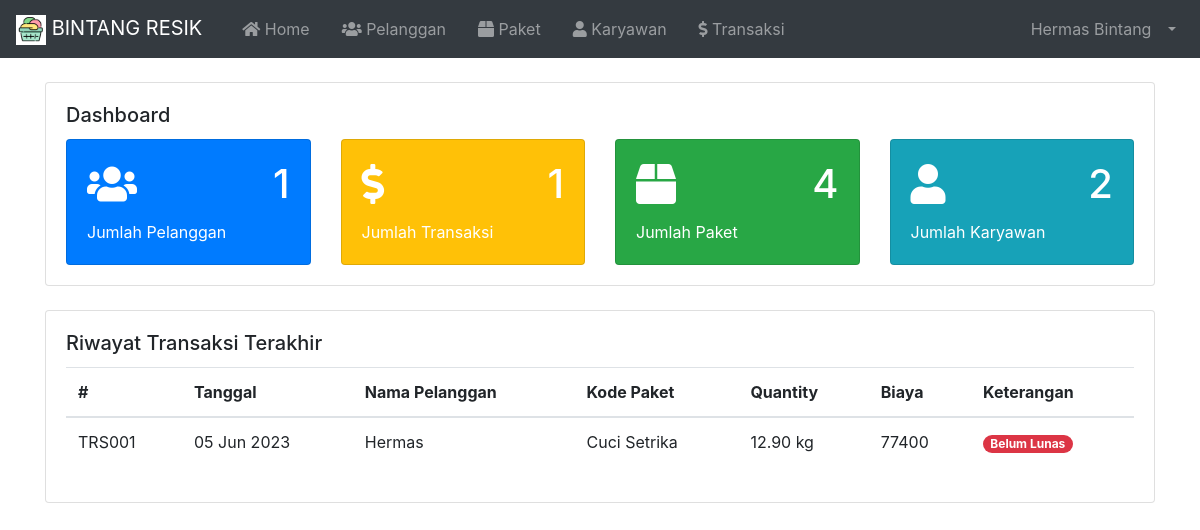
The page /index.php (signed in) on the database as committed earlier.
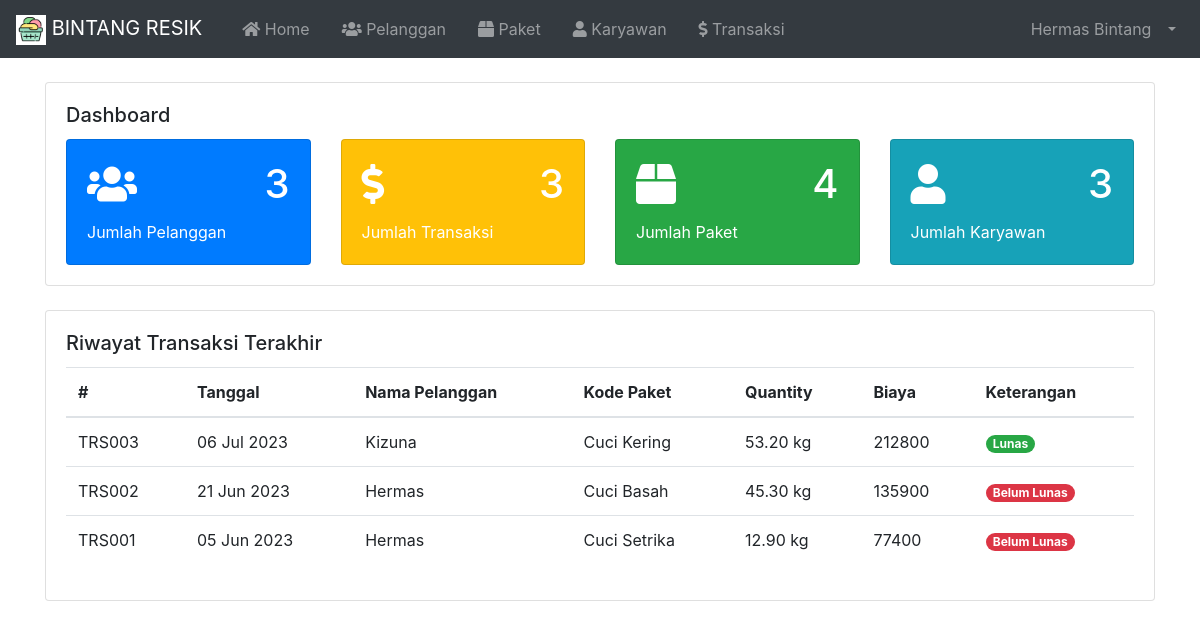
The same page on the database as committed later.
### tables this page shows
CREATE TABLE `tbl_transaksi` (
  `id` varchar(10) NOT NULL,
  `tanggal` varchar(20) NOT NULL,
  `id_pelanggan` varchar(10) NOT NULL,
  `kd_paket` varchar(10) NOT NULL,
  `qty` decimal(5,2) NOT NULL,
  `biaya` int(11) NOT NULL,
  `bayar` int(11) NOT NULL,
  `kembalian` int(11) NOT NULL
);

CREATE TABLE `tbl_pelanggan` (
  `id` varchar(10) NOT NULL,
  `nama` varchar(100) NOT NULL,
  `alamat` varchar(255) NOT NULL,
  `no_hp` varchar(20) NOT NULL
);

CREATE TABLE `tbl_paket` (
  `id` varchar(10) NOT NULL,
  `paket` varchar(100) NOT NULL,
  `harga_kilo` int(11) NOT NULL,
  `deskripsi` varchar(255) NOT NULL
);

### index.php (called while the page is built, shortened)
<?php
  require 'load/config.php';
  require 'load/function.php';
?>
<?php require_once 'header.php'; ?>
<?php require 'content.php'; ?>
<?php require_once 'footer.php'; ?>

### load/function.php (called while the page is built, shortened)
<?php
  require 'config.php';
  function numData( $tabel ) {
    global $koneksi;
    $num = mysqli_query($koneksi, "SELECT * FROM $tabel");
    return mysqli_num_rows($num);
  }
  function numQueryData( $query ) {
    global $koneksi;
    $num = mysqli_query($koneksi, $query);
    return mysqli_num_rows($num);
  }
  function viewDatas( $query ) {
    global $koneksi;
    $result = mysqli_query($koneksi, $query);
    $rows = [];
      while ($row = mysqli_fetch_assoc($result)) {
        $rows[] = $row;
      }
    return $rows;
  }
?>

### page/home.php (the view)
<?php
  $query = "SELECT tbl_transaksi.id, tbl_transaksi.tanggal ,tbl_pelanggan.nama, tbl_paket.paket, tbl_transaksi.qty, tbl_transaksi.biaya, tbl_transaksi.bayar, tbl_transaksi.kembalian
            FROM tbl_transaksi
            INNER JOIN tbl_pelanggan
            ON tbl_transaksi.id_pelanggan = tbl_pelanggan.id
            INNER JOIN tbl_paket
            ON tbl_transaksi.kd_paket = tbl_paket.id
						ORDER BY tbl_transaksi.id DESC
						LIMIT 5"
?>
<div class="container container-fluid">
	<div class="card mt-4 mb-4">
		<div class="card-body">
			<h5 class="card-title">Dashboard</h5>
			<div class="row">
				<div class="col-md">
					<div class="card text-white bg-primary" style="max-width: 18rem;">
						<div class="card-body">
							<h1 class="card-title d-flex align-items-center justify-content-between">
								<i class="fas fa-users"></i>
								<span class="text-right"><?= numData("tbl_pelanggan"); ?></span>
							</h1>
							<p class="card-text">Jumlah Pelanggan</p>
						</div>
					</div>
				</div>
				<div class="col-md">
					<div class="card text-white bg-warning" style="max-width: 18rem;">
						<div class="card-body">
							<h1 class="card-title d-flex align-items-center justify-content-between">
								<i class="fas fa-dollar-sign"></i>
								<span class="text-right"><?= numData('tbl_transaksi'); ?></span>
							</h1>
							<p class="card-text">Jumlah Transaksi</p>
						</div>
					</div>
				</div>
				<div class="col-md">
					<div class="card text-white bg-success" style="max-width: 18rem;">
						<div class="card-body">
							<h1 class="card-title d-flex align-items-center justify-content-between">
								<i class="fas fa-box"></i>
								<span class="text-right"><?= numData('tbl_paket'); ?></span>
							</h1>
							<p class="card-text">Jumlah Paket</p>
						</div>
					</div>
				</div>
				<div class="col-md">
					<div class="card text-white bg-info" style="max-width: 18rem;">
						<div class="card-body">
							<h1 class="card-title d-flex align-items-center justify-content-between">
								<i class="fas fa-user"></i>
								<span class="text-right"><?= numQueryData("SELECT * FROM tbl_karyawan WHERE tbl_karyawan.role = 'Karyawan'"); ?></span>
							</h1>
							<p class="card-text">Jumlah Karyawan</p>
						</div>
					</div>
				</div>
			</div>
		</div>
	</div>
	<div class="card mb-4">
		<div class="card-body">
			<h5 class="card-title">Riwayat Transaksi Terakhir</h5>
			<table class="table">
				<thead>
					<tr>
						<th>#</th>
						<th>Tanggal</th>
						<th>Nama Pelanggan</th>
						<th>Kode Paket</th>
						<th>Quantity</th>
						<th>Biaya</th>
						<th>Keterangan</th>
					</tr>
				</thead>
				<tbody>
					<?php $transaksi = viewDatas($query); ?>
					<?php foreach($transaksi as $data) : ?>
					<tr>
						<td><?= $data['id']; ?></td>
						<td><?= $data['tanggal']; ?></td>
						<td><?= $data['nama']; ?></td>
						<td><?= $data['paket']; ?></td>
						<td><?= $data['qty']; ?> kg</td>
						<td><?= $data['biaya']; ?></td>
						<td>
						<?php
							if ( $data['kembalian'] < 0 ) {
								echo "<span class='badge badge-pill badge-danger'>Belum Lunas</span>";
							} else {
								echo "<span class='badge badge-pill badge-success'>Lunas</span>";
							}
						?>
						</td>
					</tr>
					<?php endforeach; ?>
				</tbody>
			</table>
		</div>
	</div>
</div>

Rows that differ between the two databases and show on the page:
added tbl_transaksi: id "TRS003", tanggal "06 Jul 2023", id_pelanggan.nama "Kizuna", kd_paket.paket "Cuci Kering", qty "53.20", biaya "212800", kembalian "Lunas"
added tbl_transaksi: id "TRS002", tanggal "21 Jun 2023", id_pelanggan.nama "Hermas", kd_paket.paket "Cuci Basah", qty "45.30", biaya "135900", kembalian "Belum Lunas"
Other text that changed with them:
numData("tbl_pelanggan"): "1" → "3"
numData('tbl_transaksi'): "1" → "3"
text no longer shown: "2"
text now shown: "3"
